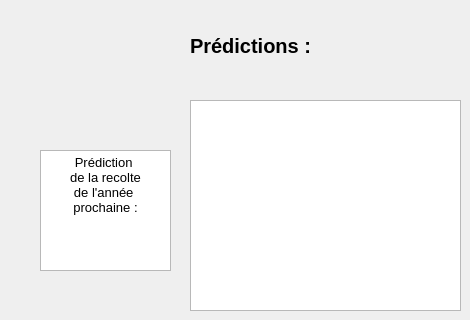
      <widget class="QWidget" name="page_10">
       <widget class="QLabel" name="PRED">
        <property name="geometry">
         <rect>
          <x>190</x>
          <y>30</y>
          <width>151</width>
          <height>31</height>
         </rect>
        </property>
        <property name="font">
         <font>
          <pointsize>15</pointsize>
          <bold>true</bold>
         </font>
        </property>
        <property name="text">
         <string>Prédictions :</string>
        </property>
       </widget>
       <widget class="QGraphicsView" name="graphicsViewpred">
        <property name="geometry">
         <rect>
          <x>190</x>
          <y>100</y>
          <width>271</width>
          <height>211</height>
         </rect>
        </property>
       </widget>
       <widget class="QTextEdit" name="labelpred">
        <property name="geometry">
         <rect>
          <x>40</x>
          <y>150</y>
          <width>131</width>
          <height>121</height>
         </rect>
        </property>
        <property name="html">
         <string>&lt;!DOCTYPE HTML PUBLIC &quot;-//W3C//DTD HTML 4.0//EN&quot; &quot;http://www.w3.org/TR/REC-html40/strict.dtd&quot;&gt;
&lt;html&gt;&lt;head&gt;&lt;meta name=&quot;qrichtext&quot; content=&quot;1&quot; /&gt;&lt;meta charset=&quot;utf-8&quot; /&gt;&lt;style type=&quot;text/css&quot;&gt;
p, li { white-space: pre-wrap; }
hr { height: 1px; border-width: 0; }
li.unchecked::marker { content: &quot;\2610&quot;; }
li.checked::marker { content: &quot;\2612&quot;; }
&lt;/style&gt;&lt;/head&gt;&lt;body style=&quot; font-family:'Segoe UI'; font-size:9pt; font-weight:400; font-style:normal;&quot;&gt;
&lt;p align=&quot;center&quot; style=&quot; margin-top:0px; margin-bottom:0px; margin-left:0px; margin-right:0px; -qt-block-indent:0; text-indent:0px;&quot;&gt;&lt;span style=&quot; font-size:10pt;&quot;&gt;Prédiction &lt;/span&gt;&lt;/p&gt;
&lt;p align=&quot;center&quot; style=&quot; margin-top:0px; margin-bottom:0px; margin-left:0px; margin-right:0px; -qt-block-indent:0; text-indent:0px;&quot;&gt;&lt;span style=&quot; font-size:10pt;&quot;&gt;de la recolte&lt;/span&gt;&lt;/p&gt;
&lt;p align=&quot;center&quot; style=&quot; margin-top:0px; margin-bottom:0px; margin-left:0px; margin-right:0px; -qt-block-indent:0; text-indent:0px;&quot;&gt;&lt;span style=&quot; font-size:10pt;&quot;&gt;de l'année &lt;/span&gt;&lt;/p&gt;
&lt;p align=&quot;center&quot; style=&quot; margin-top:0px; margin-bottom:0px; margin-left:0px; margin-right:0px; -qt-block-indent:0; text-indent:0px;&quot;&gt;&lt;span style=&quot; font-size:10pt;&quot;&gt;prochaine :&lt;/span&gt;&lt;/p&gt;&lt;/body&gt;&lt;/html&gt;</string>
        </property>
       </widget>
      </widget>
